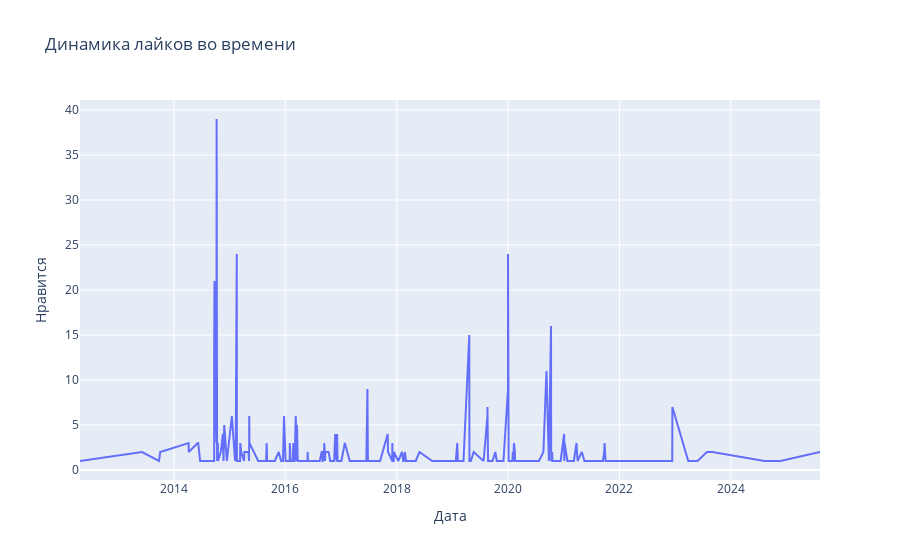

Notebook code for this chart:
### Markdown cell above
### Интерактивный график динамики лайков

### Code cell
fig = px.line(data, x='Дата', y='Нравится', 
              title='Динамика лайков во времени',
              hover_data=['День_недели', 'Месяц'])
fig.show()

### Figure 1 — Plotly figure (JSON) as saved in the notebook; plotly's stock layout.template omitted (floating-point values rounded to 4 significant figures; data arrays with more than 128 entries replaced by an {"elided": "..."} marker saying what was removed)
{"data": [{"customdata": {"elided": "272x2 int values"}, "hovertemplate": "Дата=%{x}<br>Нравится=%{y}<br>День_недели=%{customdata[0]}<br>Месяц=%{customdata[1]}<extra></extra>", "legendgroup": "", "line": {"color": "#636efa", "dash": "solid"}, "marker": {"symbol": "circle"}, "mode": "lines", "name": "", "orientation": "v", "showlegend": false, "type": "scatter", "x": {"elided": "272 str values"}, "xaxis": "x", "y": {"elided": "272 int values"}, "yaxis": "y"}], "layout": {"legend": {"tracegroupgap": 0}, "title": {"text": "Динамика лайков во времени"}, "xaxis": {"anchor": "y", "domain": [0, 1], "title": {"text": "Дата"}}, "yaxis": {"anchor": "x", "domain": [0, 1], "title": {"text": "Нравится"}}}}
